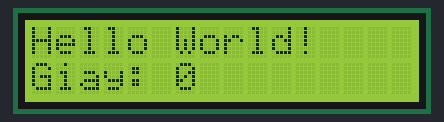
The sketch below on a simulated Arduino Uno, built with avr-gcc and run on an emulated ATmega328P. On the bench: 16×2 character LCD. What the sketch prints to the serial monitor is not drawn.

Above: at 0.2 s.
At 4.2 s:
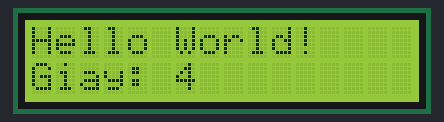
At 9.3 s:
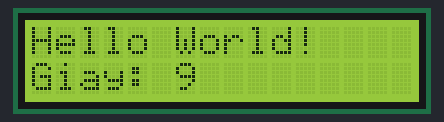
At 19.5 s:
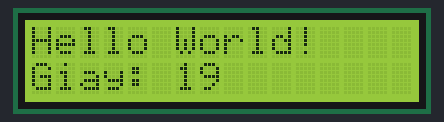
At 29.1 s:
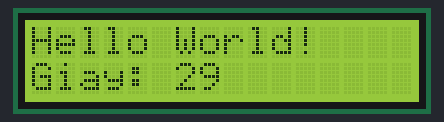
At 38.3 s:
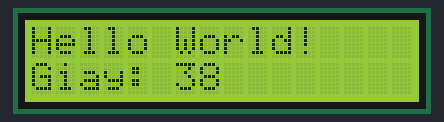

Measured:
- what the display in image 0 shows lasts 1.0 s, from 0.1 s to 1.1 s

The sketch:

test_lcd_hello.ino
```cpp
/*
 * TEST LCD1602 I2C - hiện "Hello World!" và bộ đếm giây
 *
 * Đấu nối: SDA -> A4, SCL -> A5, VCC -> 5V, GND -> GND
 * Thư viện: "LiquidCrystal I2C" (Frank de Brabander)
 *
 * Mở Serial Monitor 9600 baud để xem LCD được tìm thấy ở địa chỉ nào.
 * Nếu Serial báo tìm thấy mà màn hình vẫn trống: vặn biến trở xanh sau module I2C.
 */
#include <Wire.h>
#include <LiquidCrystal_I2C.h>

LiquidCrystal_I2C *lcd = nullptr;

uint8_t findLcd() {                       // quét toàn bộ bus I2C, trả về địa chỉ đầu tiên có thiết bị
  for (uint8_t a = 0x08; a < 0x78; a++) {
    Wire.beginTransmission(a);
    if (Wire.endTransmission() == 0) return a;
  }
  return 0;
}

void setup() {
  Serial.begin(9600);
  Serial.println(F("=== TEST LCD I2C ==="));
  Wire.begin();

  uint8_t addr = findLcd();
  if (!addr) {
    Serial.println(F("KHONG tim thay thiet bi I2C nao."));
    Serial.println(F("Kiem tra: SDA -> A4, SCL -> A5, VCC -> 5V, GND -> GND."));
    return;
  }
  Serial.print(F("Tim thay LCD o dia chi 0x"));
  Serial.println(addr, HEX);
  Serial.println(F("Neu man hinh van trong: van bien tro xanh sau module I2C."));

  lcd = new LiquidCrystal_I2C(addr, 16, 2);
  lcd->init();
  lcd->backlight();
  lcd->setCursor(0, 0);
  lcd->print(F("Hello World!"));
}

void loop() {
  if (!lcd) return;
  lcd->setCursor(0, 1);
  lcd->print(F("Giay: "));
  lcd->print(millis() / 1000);
  delay(500);
}
```
